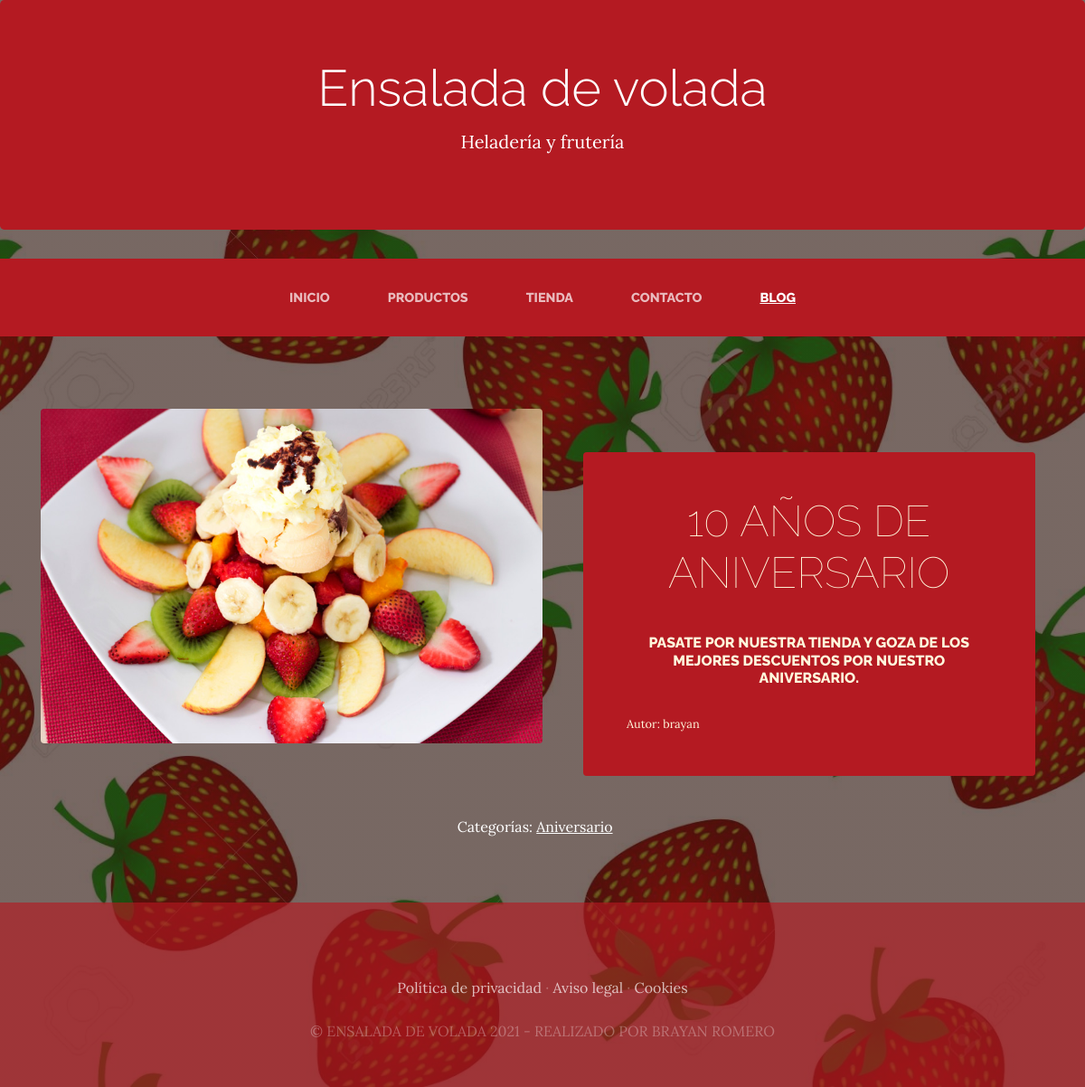
Screenshot of /blog/ with the database file from the repository.
### BlogApp/models.py (models this page shows, shortened)
class Post(models.Model):
    titulo=models.CharField(max_length=50)
    contenido=models.CharField(max_length=200)
    imagen=models.ImageField(upload_to='BlogApp', null=True, blank=True)
    autor=models.ForeignKey(User, on_delete=models.CASCADE)
    categorias=models.ManyToManyField(Categoria)
    created=models.DateTimeField(auto_now_add=True)
    update=models.DateTimeField(auto_now_add=True)
    class Meta:
        verbose_name='post'
        verbose_name_plural='posts'

class Categoria(models.Model):
    nombre=models.CharField(max_length=50)
    created=models.DateTimeField(auto_now_add=True)
    update=models.DateTimeField(auto_now_add=True)
    class Meta:
        verbose_name='categoria'
        verbose_name_plural='categorias'

### BlogApp/views.py (the view)
# urls.py: path('', views.blog, name="Blog"),
def blog(request):
    posts=Post.objects.all()
    return render(request, 'blog/blog.html',{"posts": posts})

### Carrito/context_processor.py (called while the page is built)
def importe_total_carro(request):
    total=0
    carro = Carro(request)
    for key, value in request.session["carro"].items():
        total=total+float(value["precio"])
    return {"importe_total_carro":total}

### BlogApp/templates/blog/blog.html
{% extends "Web/base.html" %}
{% load static %}
{% block content %}
{% for post in posts %}
<section class="page-section clearfix">
   <div class="container">
     <div class="intro">
       <img class="intro-img img-fluid mb-3 mb-lg-0 rounded" src="{{post.imagen.url}}" alt="" style="width: 50%;">
       <div class="intro-text left-0 text-center bg-faded p-5 rounded">
         <h2 class="section-heading mb-4" >
           <span class="section-heading-lower">{{post.titulo}}</span>
           <br>
           <span class="section-heading-upper">{{post.contenido}}</span>
         </h2>
        <div style="text-align: left; font-size: 0.8em;">
            Autor: {{post.autor}}
        </div>
       </div>
     </div>
   </div>
 </section>
 {% endfor %}
<section>
<div style="width: 75%;color: white;margin: auto;text-align: center;">
Categorías:
{% for post in posts %}
   {% for categoria in post.categorias.all %}
   <a href="{% url 'categoria' categoria.id %}" class="linksCategorias">{{categoria.nombre}}</a>  &nbsp;&nbsp;&nbsp;
   {% endfor %}
{% endfor %}
</div>
</section>
{% endblock %}

### Web/static/Web/css/gestion.css (style rules this page uses)
body { font-family: 'Lora'; background: linear-gradient(rgba(47, 23, 15, 0.65), rgba(47, 23, 15, 0.65)), url("../img/bg_main.jpg"); background-attachment: fixed; background-position: center; background-size: cover; }
h1, h2, h3, h4, h5, h6 { font-family: 'Raleway'; }
.page-section { margin-top: 5rem; margin-bottom: 5rem; }
.section-heading { text-transform: uppercase; }
.section-heading .section-heading-upper { display: block; font-size: 1rem; font-weight: 800; padding-bottom:.5rem; }
.section-heading .section-heading-lower { display: block; font-size: 3rem; font-weight: 100; }
.bg-faded { background-color: rgba(255, 255, 255, 0.85); }
.intro { position: relative; }
@media (min-width: 992px) { .intro .intro-img { width: 75%; float: left; } }
@media (min-width: 992px) { .intro .intro-text { left: 600; width: 60%; margin-top: 3rem; background-color: rgb(180, 26, 34); color: cornsilk; position: absolute; } }
@media (min-width: 1200px) { .intro .intro-text { width: 45%; } }
.linksCategorias { color:white !important; text-decoration: underline; }

### rows the page displays
Post: imagen (picture), titulo "10 AÑOS DE ANIVERSARIO", contenido "PASATE POR NUESTRA TIENDA Y GOZA DE LOS MEJORES DESCUENTOS POR NUESTRO ANIVERSARIO.", autor "brayan"
Categoria: nombre "Aniversario"
